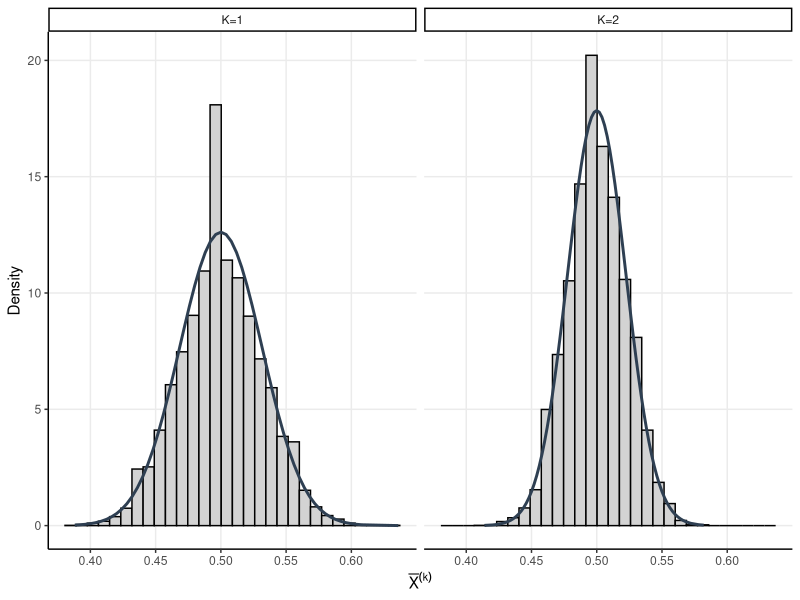
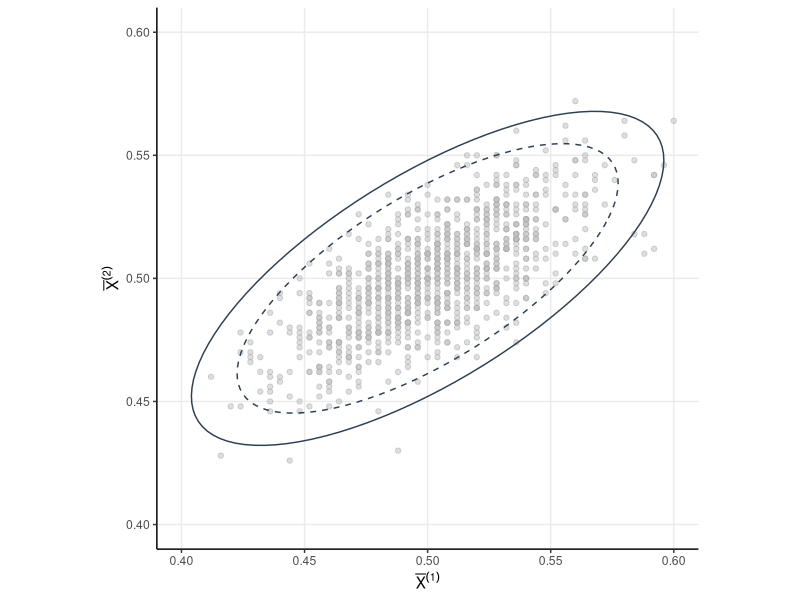
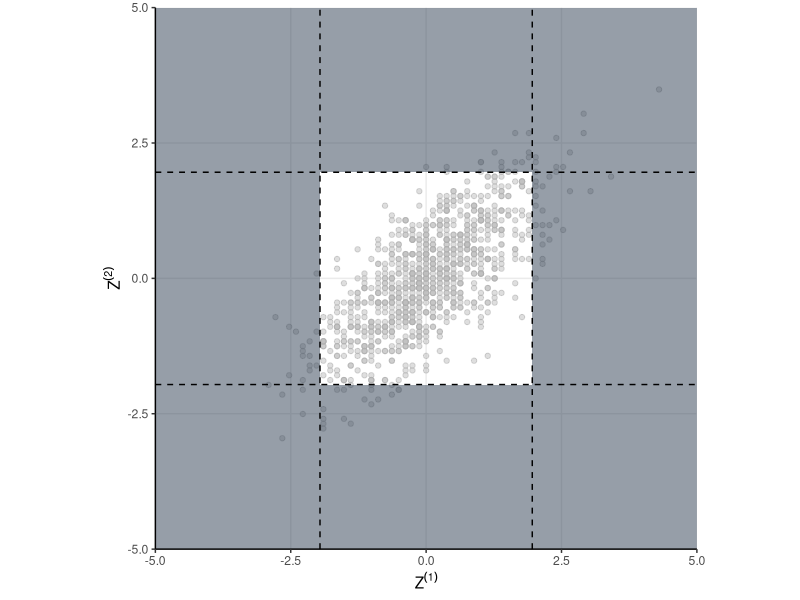
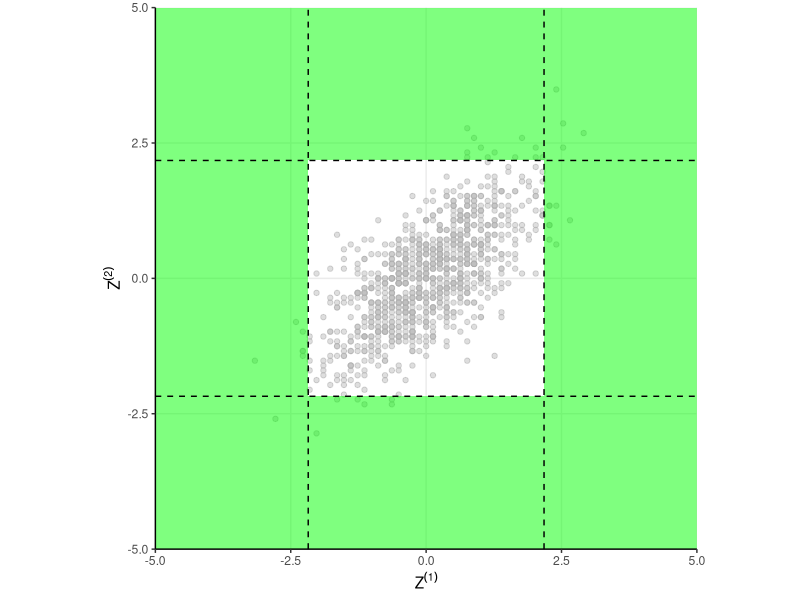
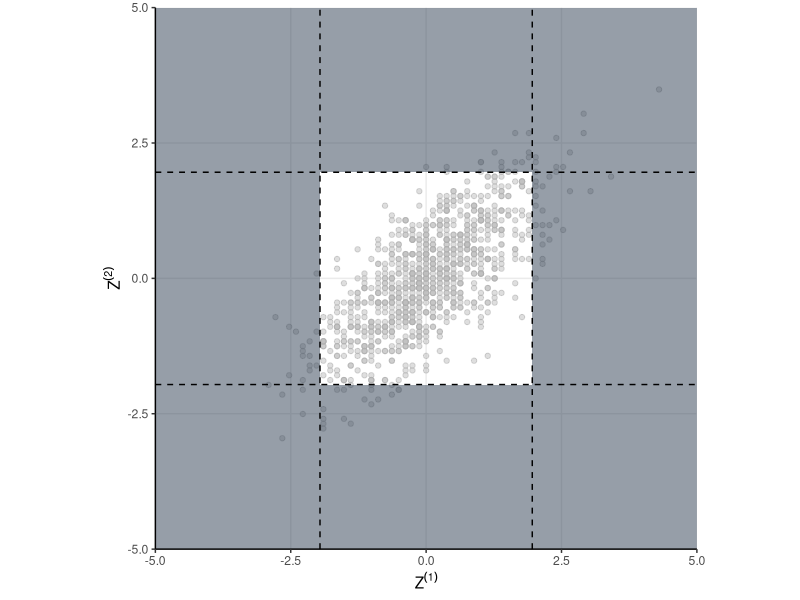

Here is the R script that generated these plots, in order:
## ---- chunk 1
#| include: true
#| code-fold: false
#| echo: true
library(tidyverse)

set.seed(0)

# Simulation Parameters
p<- 0.5
n<- 250
nsims <- as.integer((1/0.01)^2)

# Run the simulation
sims<-rerun(nsims, {
  # K=1
  x1 <- rbinom(1, n, p)
  # K=2, accumulating data from each state
  x2 <- x1 + rbinom(1, n, p)
  
  # Compute some various quntities we will need, like the Z score
  K <- str_c('K=',1:2)
  X <- c(x1, x2) / ((1:2)*n)
  mu <- p
  sds <- sqrt(p*(1-p)/(n*1:2))
  Z <- (X-p)/sds
  reject <- abs(Z)>1.96
  
  tibble(K, X, mu, sds, Z, reject)
}) %>% 
  bind_rows(.id='sim')

fpr<-sims %>% 
  group_by(sim) %>% 
  summarise(result=any(reject)) %>% 
  summarise(fpr = mean(result)) %>% 
  pull(fpr)
## ---- chunk 2
#| label: marginal-density
#| fig-cap: !expr glue::glue('{scales::comma(nsims)} simulations of a $K=2$ GSD. Each group has {n} observations.  Note that $\\bar{{X}}^{{(2)}}$ has smaller standard error due to the fact that {2*n} ({n} + {n}) observations are used in the computation. Sampling distributions show in blue.')
my_blue <- rgb(45/250, 62/250, 80/250, 1)
theme_set(theme_classic())


sims %>% 
  ggplot(aes(X))+
  geom_histogram(aes(y=..density..), fill = 'light gray', color = 'black')+
  facet_wrap(~K) + 
  geom_line(aes(y = dnorm(X,
                          mean = mu,
                          sd = sds[PANEL])),
            color = my_blue, 
            size = 1)+
  theme(
    panel.grid.major = element_line()
  )+
  labs(y='Density',
       x = expression(bar(X)^(k)))
## ---- chunk 3
#| label: fig-level-curves
#| fig-cap: 1000 samples from the density of $\theta$.  Dashed line indicates where region of 95\% probability, solid line indicates region of 99\% probability.
sigma_1 <- sqrt(qchisq(0.95, 2))
sigma_2 <- sqrt(qchisq(0.99, 2))
sig<- p*(1-p) * matrix(c(1/n, 1/(2*n), 1/(2*n), 1/(2*n) ), nrow = 2)
tt <- seq(0, 1, 0.01)
x <- cos(2*pi*tt)
y <- sin(2*pi*tt)
R <- cbind(x,y)
e = eigen(sig)
V = sqrt(diag(e$values))

level_curve_1 <- sigma_1*R %*% (e$vectors %*% V %*% t(e$vectors)) + p
colnames(level_curve_1) <- c("X1", "X2")
level_curve_1 <- as_tibble(level_curve_1)
level_curve_2 <- sigma_2*R %*% (e$vectors %*% V %*% t(e$vectors)) + p
colnames(level_curve_2) <- c("X1", "X2")
level_curve_2 <- as_tibble(level_curve_2)

joint <-sims %>% 
  select(sim, K, X) %>% 
  pivot_wider(names_from='K', values_from='X') %>% 
  rename(X1 = `K=1`, X2=`K=2`) %>% 
  select(-sim) %>% 
  sample_n(1000)

joint %>% 
  ggplot(aes(X1, X2))+
  geom_point(color = 'dark gray', fill='gray', alpha = 0.5, shape=21)+
  geom_path(data=level_curve_1, aes(X1, X2), color = my_blue, linetype='dashed')+
  geom_path(data=level_curve_2, aes(X1, X2), color = my_blue)+
  lims(x=c(.4, .6), y=c(.4, .6))+
  theme(
    panel.grid.major = element_line(),
    aspect.ratio = 1
  )+
  labs(x=expression(bar(X)^(1)),
       y=expression(bar(X)^(2)))
## ---- chunk 4
#| include: true
#| code-fold: false
#| echo: true

# Standardize the MVN by converting covariance matrix into a correlation matrix
D <- solve(diag(sqrt(diag(sig))))
cormat <- D %*% sig %*% D
Z<- MASS::mvrnorm((1/0.001)^2, rep(0, 2), cormat)


z1 = abs(Z[, 1])>1.96
z2 = abs(Z[, 2])>1.96

fpr <- mean(z1|z2)
## ---- chunk 5
#| label: fig-regions
#| fig-cap: Standardized draws from the density of $\theta$.  Shaded regions indicate where the null hypothesis would be rejected under "peeking" conditions.  The shaded region has approximately 8.5\% probability mass and represents the false positive rate.  We need to select a different region so that the shaded region has probability mass closer to 5\%.
sims %>% 
  select(sim, K, Z) %>% 
  pivot_wider(names_from='K', values_from='Z') %>% 
  rename(Z1 = `K=1`, Z2=`K=2`) %>% 
  select(-sim) %>% 
  sample_n(1000) %>% 
  ggplot(aes(Z1, Z2))+
  geom_point(color = 'dark gray', fill='gray', alpha = 0.5, shape=21)+
  scale_x_continuous(limits = c(-5, 5), expand=c(0,0))+
  scale_y_continuous(limits = c(-5, 5), expand=c(0,0))+
  annotate("rect", xmin = -5, xmax = -1.96, ymin = -5, ymax = 5, alpha = .5, fill=my_blue)+
  annotate("rect", xmin = 1.96, xmax = 5, ymin = -5, ymax = 5, alpha = .5, fill=my_blue)+
  annotate("rect", xmin = -1.96, xmax = 1.96, ymin = 1.96, ymax = 5, alpha = .5, fill=my_blue)+
  annotate("rect", xmin = -1.96, xmax = 1.96, ymin = -1.96, ymax = -5, alpha = .5, fill=my_blue)+
  geom_hline(aes(yintercept=-1.96), linetype='dashed')+
  geom_hline(aes(yintercept=1.96), linetype='dashed')+
  geom_vline(aes(xintercept=-1.96), linetype='dashed')+
  geom_vline(aes(xintercept=1.96), linetype='dashed')+
  theme(
    panel.grid.major = element_line(),
    aspect.ratio = 1
  )+
  labs(x=expression(Z^(1)),
       y=expression(Z^(2)))

find_region <- function(za){
  z1 = abs(Z[, 1])>za
  z2 = abs(Z[, 2])>za

  fpr <- mean(z1|z2)
  
  (fpr - 0.05)^2
}

result<-optimize(find_region, interval=c(0, 3))
## ---- chunk 6
#| echo: false

ggsave('joint_dist.png',width = 4, height = 4)
## ---- chunk 7
#| include: false
r <- result$minimum
sims %>% 
  select(sim, K, Z) %>% 
  pivot_wider(names_from='K', values_from='Z') %>% 
  rename(Z1 = `K=1`, Z2=`K=2`) %>% 
  select(-sim) %>% 
  sample_n(1000) %>% 
  ggplot(aes(Z1, Z2))+
  geom_point(color = 'dark gray', fill='gray', alpha = 0.5, shape=21)+
  scale_x_continuous(limits = c(-5, 5), expand=c(0,0))+
  scale_y_continuous(limits = c(-5, 5), expand=c(0,0))+
  annotate("rect", xmin = -5, xmax = -r, ymin = -5, ymax = 5, alpha = .5, fill='green')+
  annotate("rect", xmin = r, xmax = 5, ymin = -5, ymax = 5, alpha = .5, fill='green')+
  annotate("rect", xmin = -r, xmax = r, ymin = r, ymax = 5, alpha = .5, fill='green')+
  annotate("rect", xmin = -r, xmax = r, ymin = -r, ymax = -5, alpha = .5, fill='green')+
  geom_hline(aes(yintercept=-r), linetype='dashed')+
  geom_hline(aes(yintercept=r), linetype='dashed')+
  geom_vline(aes(xintercept=-r), linetype='dashed')+
  geom_vline(aes(xintercept=r), linetype='dashed')+
  theme(
    panel.grid.major = element_line(),
    aspect.ratio = 1
  )+
  labs(x=expression(Z^(1)),
       y=expression(Z^(2)))

